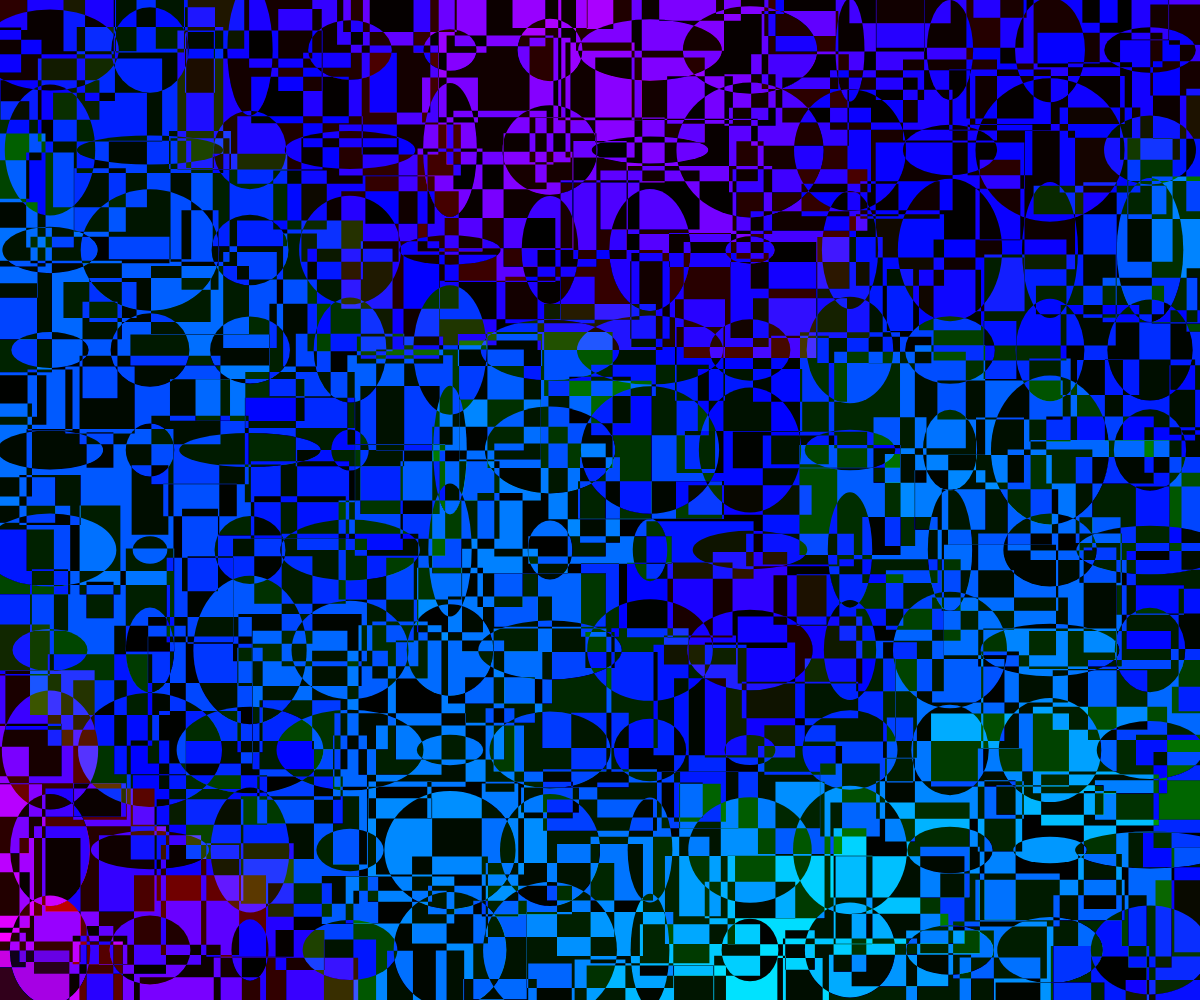
Frame 1 (no input)
Frame 2 (the mouse pressed at the canvas centre, redrawn once): identical to frame 1, image omitted

The p5.js sketch that drew this single still picture (run headless with seeded random() and noise() and a simulated clock; the mouse was pressed at the canvas centre and the sketch redrawn once):

// p5.js sketch
// ── sketch.js
let tx1 = 0;
let ty1 = 1000;
let noiseStep = 0.1;
let speed = 0.05
let seed = 0.5;

function setup() {
  createCanvas(windowWidth, windowHeight);
  colorMode(HSB, 360, 100, 100, 1);
  rectMode(CENTER)
 
}

function draw() {
  blendMode(BLEND);
  background(0, 0, 0);
  blendMode(DIFFERENCE)
  randomSeed(seed);
  let minSize = min(width, height);
  let sizing = minSize / 20;
  for (let j = 0; j <= height / sizing; j++) {
    let ypos = j * sizing;
    for (let i = 0; i <= width / sizing; i++) {
      let xpos = i * sizing;
      let h = map(noise(tx1 + i * noiseStep, ty1 + j * noiseStep),0,1,150,360)
      
      fill(h,100,100)
      stroke(0,0,0)
      strokeWeight(0.5)
      if (i*j % 2 === 0) {
        rect(xpos, ypos, sizing*random(0.5,3), sizing*random(0.5,3));
      } else {
        ellipse(xpos, ypos, sizing*random(0.5,3), sizing*random(0.5,3));
      }
      
    }
  }
  noLoop();
  // ty1+=speed;
}

function mouseClicked() {
  tx1 = random(1000);
  ty1 = random(1000);
  s1 = random(2000);
  s2 = random(2500);
  loop();
}
